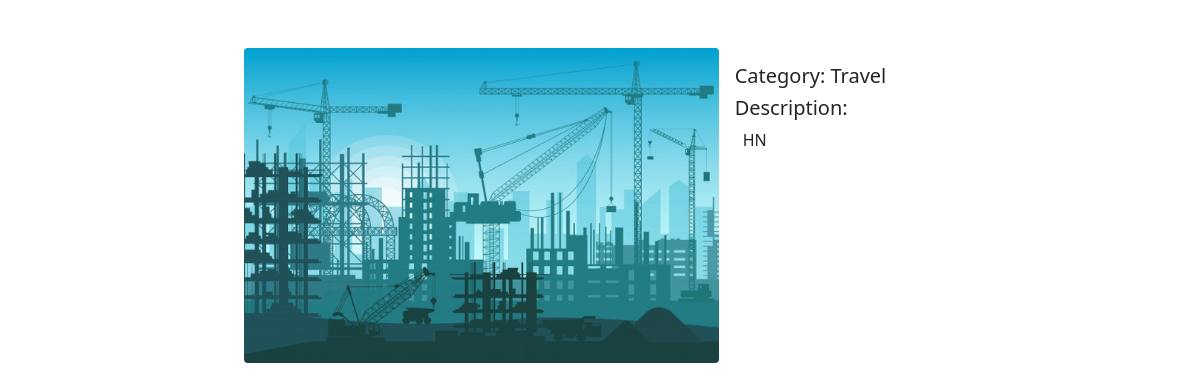
The app's page /photo/8/ with its own data.
### photos/models.py (models this page shows, shortened)
class Photo(models.Model):
    category = models.ForeignKey(Category, on_delete=models.SET_NULL, null=True, blank=True)
    image = models.ImageField(null=False, blank=False)
    description = models.TextField()

class Category(models.Model):
    name = models.CharField(max_length=100, null=False, blank=False)

### photos/views.py (the view)
# urls.py: path('photo/<str:pk>/', views.viewPhoto, name='photo'),
def viewPhoto(request, pk):
    photo = Photo.objects.get(id=pk)
    category = Category.objects.all()
    context = {
        'photo': photo,
        'category': category
    }
    return render(request, 'photos/photo.html', context)

### photos/templates/photos/photo.html (shortened to what this page needs)
<!DOCTYPE html>
<html lang="en">
<head>
    <link href="https://cdn.jsdelivr.net/npm/bootstrap@5.0.2/dist/css/bootstrap.min.css" rel="stylesheet">
    <link rel="stylesheet" href="/static/css/style.css">
</head>
<body class="m-5">
    <div class="container">
        <div class="row justify-content-center">
            <div class="col-md-8">
                <div class="row g-0">
                  <div class="col-md-8">
                    <img class="image rounded mx-auto d-block" src="{{photo.image.url}}" alt="">
                  </div>
                  <div class="col-md-4">
                    <div class="card-body">
                      <h5 class="card-title">Category: {{photo.category.name}}</h5>
                      <h5 class="card-title">Description: </h5>
                      <p class="card-text mx-2">{{photo.description}}</p>
                    </div>
                  </div>
                </div>
            </div>
        </div>
    </div>
</body>
</html>

### static/css/style.css (style rules this page uses)
body { font-family: 'Segoe UI', Tahoma, Geneva, Verdana, sans-serif; }
.image { max-width: 100%; max-height: 100%; object-fit: cover; }

### records on screen
Photo: image (picture), category.name "Travel", description "HN"
